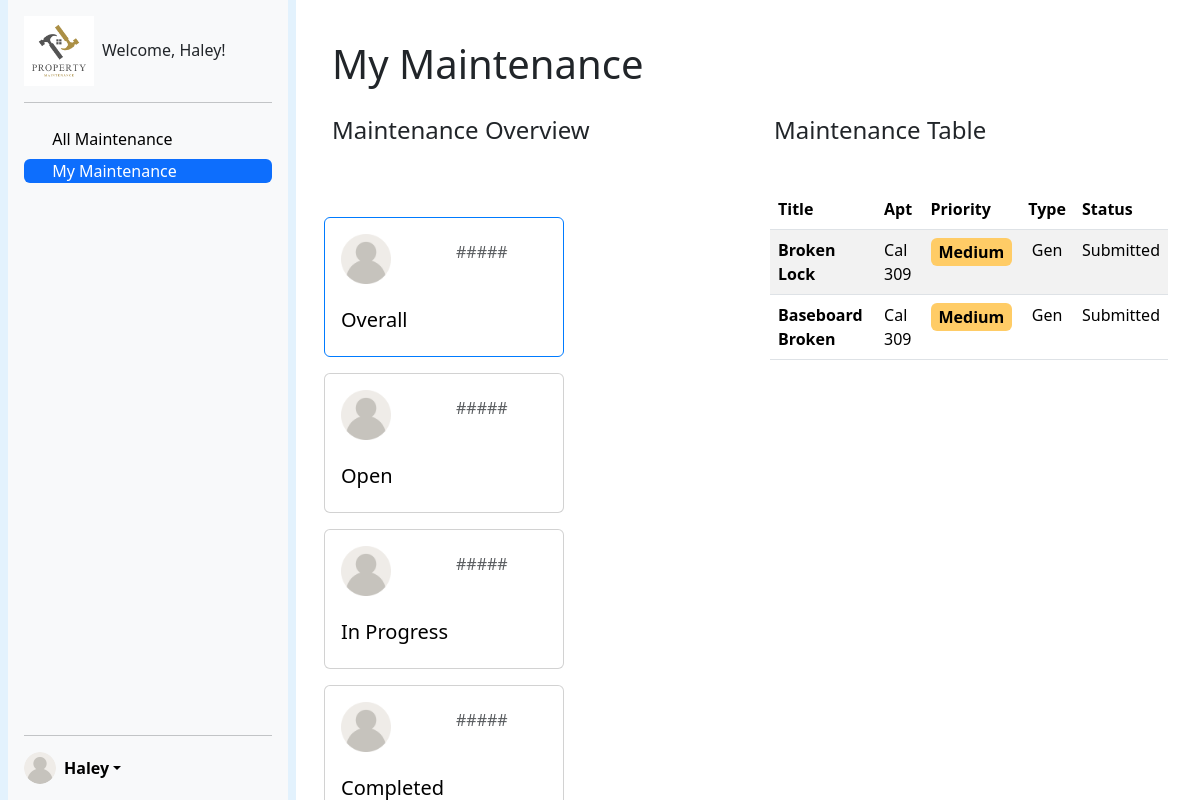
The page /admin-my-maintenance/ (signed in) on the database its author committed.
### ticketsystem/models.py (models this page shows, shortened)
class Ticket(models.Model):
    title = models.CharField(max_length=200)
    description = models.TextField()
    CATEGORY_CHOICES = [
        ('electrical', 'Electrical'),
        ('plumbing', 'Plumbing'),
        ('general', 'General'),
    ]
    category = models.CharField(max_length=20, choices=CATEGORY_CHOICES)
    STATUS_CHOICES = [
        ('submitted', 'Submitted'),
        ('in_progress', 'In Progress'),
        ('completed', 'Completed'),
    ]
    status = models.CharField(max_length=20, choices=STATUS_CHOICES, default='submitted')
    PRIORITY_CHOICES = [
        ('low', 'Low'),
        ('medium', 'Medium'),
        ('high', 'High'),
    ]
    priority = models.CharField(max_length=10, choices=PRIORITY_CHOICES, default='medium')
    created_date = models.DateTimeField(auto_now_add=True)
    updated_date = models.DateTimeField(auto_now=True)
    completed_date = models.DateTimeField(null=True, blank=True) # based on status
    image = models.ImageField(upload_to='ticket_images/', null=True, blank=True)
    submitter = models.ForeignKey(settings.AUTH_USER_MODEL, on_delete=models.CASCADE, related_name='submitted_tickets')
    assigned_admin = models.ForeignKey(settings.AUTH_USER_MODEL, on_delete=models.SET_NULL, null=True, blank=True, related_name='assigned_tickets')

class UserProfile(models.Model):
    user = models.OneToOneField(User, on_delete=models.CASCADE)
    ROLE_CHOICES = [
        ('tenant', 'Tenant'),
        ('admin', 'Admin'),
    ]
    role = models.CharField(max_length=10, choices=ROLE_CHOICES, default='tenant')
    building_name = models.CharField(max_length=100, blank=True, null=True)
    apartment_number = models.CharField(max_length=10, blank=True, null=True)
    employee_id = models.CharField(max_length=100, blank=True, null=True)

### ticketsystem/views.py (the view)
# urls.py: path('admin-my-maintenance/', admin_my_maintenance, name='admin_my_maintenance'),
@login_required(login_url="/")
def admin_my_maintenance(request):
    userProfile = UserProfile.objects.get(user=request.user)
    if userProfile.role == "tenant":
        return redirect('tenant_dashboard')
    context = {
        'user': request.user,
        'tickets': Ticket.objects.all()
    }
    return render(request, 'admin_my_maintenance.html', context)

### ticketsystem/templates/admin_my_maintenance.html (shortened to what this page needs)
{% load static %}
<!DOCTYPE html>
<html>
<head>
    {% load bootstrap5 %} {% bootstrap_css %} {% bootstrap_javascript %}
    <link rel="stylesheet" href="{% static 'cards.css' %}">
    <link rel="stylesheet" href="{% static 'priority.css' %}">
</head>
<body>
    <div class="container-fluid">
        <div class="row flex-nowrap">
            <div class="col-auto px-sm-2 px-0" style="background-color: #e3f2fd">
            <div
                class="d-flex flex-column flex-shrink-0 p-3 bg-body-tertiary min-vh-100"
                style="width: 280px"
            >
                <div
                class="d-flex align-items-center mb-3 mb-md-0 me-md-auto text-decoration"
                style="max-width: 270px"
                >
                <img
                    src="../../media/logo_light.png"
                    class="bi pe-none me-2"
                    style="max-width: 70px"
                    alt="Property Maintenance"
                />
                <span class="navbar-brand mb-0 h1 text-wrap"
                    >Welcome, {{ user.username|capfirst }}!</span
                >
                </div>
                <hr />
                <ul class="nav nav-pills flex-column mb-auto">
                <li class="nav-item mt-2 rounded">
                    <a
                    href="{% url 'admin_dashboard' %}"
                    class="nav-link list-group-item list-group-item-action link-body-emphasis"
                    aria-current="page"
                    >
                    <svg class="bi pe-none me-2" width="16" height="16">
                        <use xlink:href="#home"></use>
                    </svg>
                    All Maintenance
                    </a>
                </li>
                <li class="nav-item mt-2 t-2 rounded">
                    <a
                    href="{% url 'admin_my_maintenance' %}"
                    class="nav-link list-group-item list-group-item-action active"
                    >
                    <svg class="bi pe-none me-2" width="16" height="16">
                        <use xlink:href="#speedometer2"></use>
                    </svg>
                    My Maintenance
                    </a>
                </li>
                </ul>
                <hr />
                <div class="dropdown">
                <a
                    class="d-flex align-items-center link-body-emphasis text-decoration-none dropdown-toggle"
                    data-bs-toggle="dropdown"
                    aria-expanded="false"
                >
                    <img
                    src="../../media/user_icon.png"
                    alt=""
                    width="32"
                    height="32"
                    class="rounded-circle me-2"
                    />
                    <strong>{{ user.username|capfirst }}</strong>
                </a>
                </div>
            </div>
            </div>
            <div class="col py-3 overflow-hidden" style="height: 100vh">
                <h1 class="m-4">My Maintenance</h1>
                <div style="height: 78vh;">
                <div class="row g-1">
                    <div class="col" style="height: 100vh">
                        <h4 class="mx-4 my-1">Maintenance Overview</h4>
                        <ul class="container mt-3 my-auto align-middle pt-5 nav" id="myTab" role="tablist">
                            <li class="nav-item" role="presentation">
                                <a class="nav-link active filter-tab"id="all-tab" data-bs-toggle="tab" data-bs-target="#all" role="tab" aria-controls="all" aria-selected="true">
                                    <div
                                        class=" card cards h-100 mx-auto"
                                        style="width: 30vh; cursor: pointer;"
                                    >
                                        <div class="card-body">
                                            <div class="row">
                                                <div class="col my-auto">
                                                    <img
                                                        src="../../media/user_icon.png"
                                                        class="me-2"
                                                        alt=""
                                                        width="50"
                                                        height="50"
                                                    />
                                                </div>
                                                <div class="col my-auto">
                                                    <h6 class="card-subtitle mb-2 text-muted">
                                                        #####
                                                    </h6>
                                                </div>
                                            </div>
                                            <h5 class="card-title pt-4">Overall</h5>
                                        </div>
                                    </div>
                                </a>
                            </li>
                            <li class="nav-item filter-tab" role="presentation">
                                <a class="nav-link" data-filter="open" id="open-tab" data-bs-toggle="tab" data-bs-target="#open" role="tab" aria-controls="open" aria-selected="false">
                                    <div
                                        class=" card cards h-100 mx-auto"
                                        style="width: 30vh; cursor: pointer;"
                                    >
                                        <div class="card-body">
                                            <div class="row">
                                                <div class="col my-auto">
                                                    <img
                                                        src="../../media/user_icon.png"
                                                        class="me-2"
                                                        alt=""
                                                        width="50"
                                                        height="50"
                                                    />
                                                </div>
                                                <div class="col my-auto">
                                                    <h6 class="card-subtitle mb-2 text-muted">
                                                        #####
                                                    </h6>
                                                </div>
                                            </div>
                                            <h5 class="card-title pt-4">Open</h5>
                                        </div>
                                    </div>
                                </a>
                            </li>
                            <li class="nav-item filter-tab" role="presentation">
                                <a class="nav-link" data-filter="inprogress" id="inprogress-tab" data-bs-toggle="tab" data-bs-target="#inprogress" role="tab" aria-controls="inprogress" aria-selected="false">
                                    <div
                                        class=" card cards h-100 mx-auto"
                                        style="width: 30vh; cursor: pointer;"
                                    >
                                        <div class="card-body">
                                            <div class="row">
                                                <div class="col my-auto">
                                                    <img
                                                        src="../../media/user_icon.png"
                                                        class="me-2"
                                                        alt=""
                                                        width="50"
                                                        height="50"
                                                    />
                                                </div>
                                                <div class="col my-auto">
                                                    <h6 class="card-subtitle mb-2 text-muted">
                                                        #####
                                                    </h6>
                                                </div>
                                            </div>
                                            <h5 class="card-title pt-4">In Progress</h5>
                                        </div>
                                    </div>
                                </a>
                            </li>
                            <li class="nav-item filter-tab" role="presentation">
                                <a class="nav-link" data-filter="completed" id="completed-tab" data-bs-toggle="tab" data-bs-target="#completed" role="tab" aria-controls="completed" aria-selected="false">
                                    <div
                                        class=" card cards h-100 mx-auto"
                                        style="width: 30vh; cursor: pointer;"
                                    >
                                        <div class="card-body">
                                            <div class="row">
                                                <div class="col my-auto">
                                                    <img
                                                        src="../../media/user_icon.png"
                                                        class="me-2"
                                                        alt=""
                                                        width="50"
                                                        height="50"
                                                    />
                                                </div>
                                                <div class="col my-auto">
                                                    <h6 class="card-subtitle mb-2 text-muted">
                                                        #####
                                                    </h6>
                                                </div>
                                            </div>
                                            <h5 class="card-title pt-4">Completed</h5>
                                        </div>
                                    </div>
                                </a>
                            </li>
                        </ul>
                    </div>
                    <div class="col overflow-hidden" style="height: 100vh">
                        <h4 class="mx-4 my-1">Maintenance Table</h4>
                        <div class="mt-4 p-1" style="height: 70vh;">
                            <div class="row tab-content p-2" id="myTabContent">
                                <div class="tab-pane fade show active" id="all" role="tabpanel" aria-labelledby="all-tab">
                                    <div class="w-100 h-100 d-inline-block table-responsive p-2">
                                        <table class="table table-striped overflow-auto">
                                            <thead>
                                                <tr>
                                                    <th scope="col">Title</th>
                                                    <th scope="col">Apt</th>
                                                    <th scope="col">Priority</th>
                                                    <th scope="col">Type</th>
                                                    <th scope="col">Status</th>
                                                </tr>
                                            </thead>
                                            <tbody>
                                                {% for ticket in tickets %}
                                                    {% if ticket.assigned_admin == user %}
                                                        <tr style="cursor: pointer;" onclick="window.location.href='{% url 'admin_ticket_page' id=ticket.id %}'">
                                                            <th>{{ ticket.title|capfirst }}</th>
                                                            <td>{{ ticket.submitter.userprofile.building_name|slice:3 }} {{ ticket.submitter.userprofile.apartment_number }}</td>
                                                            <td>
                                                                <span class="priority-box {% if ticket.priority == 'low' %}priority-low{% elif ticket.priority == 'medium' %}priority-medium{% elif ticket.priority == 'high' %}priority-high{% endif %}">
                                                                    {{ ticket.priority|capfirst }}
                                                                </span>
                                                            </td>
                                                            <td class="text-center">{{ ticket.category|slice:3 |capfirst }}</td>
                                                            <td>{{ ticket.get_status_display }}</td>
                                                        </tr>
                                                    {% endif %}
                                                {% endfor %}
                                            </tbody>
                                        </table>
                                    </div>
                                </div>
                            </div>
                        </div>
                    </div>
                </div>
            </div>
        </div>
    </div>
</body>
</html>

### ticketsystem/static/cards.css (style rules this page uses)
a.active .cards { border-color: #007bff; }
.card-title { color:black; }

### ticketsystem/static/priority.css (style rules this page uses)
.priority-box { display: inline-block; padding: 2px 8px; border-radius: 6px; font-weight: bold; color: #000; }
.priority-medium { background-color: #ffcc66; }

### rows shown on the page
Ticket: title "Broken Lock", submitter.userprofile.building_name "Cal", submitter.userprofile.apartment_number "309", priority "Medium", category "Gen", status "Submitted"
Ticket: title "Baseboard Broken", submitter.userprofile.building_name "Cal", submitter.userprofile.apartment_number "309", priority "Medium", category "Gen", status "Submitted"

### other values the page prints
{{ user.username|capfirst }} "Haley"
